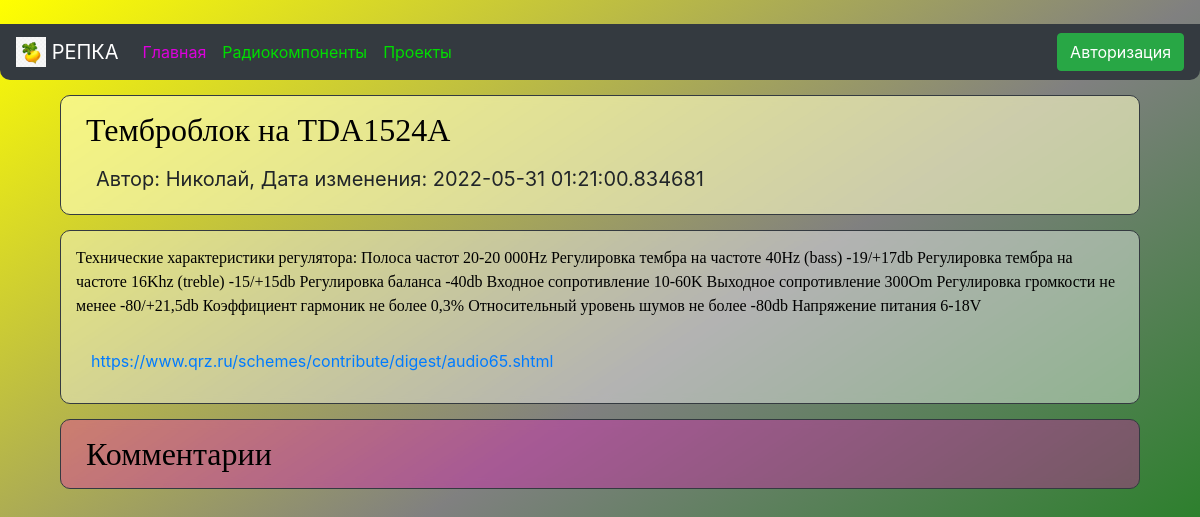
/project/6, run on the app's committed database.
### data/news.py (models this page shows)
class News(SqlAlchemyBase, SerializerMixin):
    __tablename__ = 'news'
    id = sqlalchemy.Column(sqlalchemy.Integer, primary_key=True, autoincrement=True)
    title = sqlalchemy.Column(sqlalchemy.String, nullable=True)
    content = sqlalchemy.Column(sqlalchemy.String, nullable=True)
    created_date = sqlalchemy.Column(sqlalchemy.DateTime, default=datetime.datetime.today())
    is_private = sqlalchemy.Column(sqlalchemy.Boolean, default=True)
    user_id = sqlalchemy.Column(sqlalchemy.Integer, sqlalchemy.ForeignKey("users.id"))
    about = sqlalchemy.Column(sqlalchemy.String, nullable=True)
    user = orm.relation('User')
    comments = orm.relation("Comment", back_populates="news")

### data/users.py (models this page shows, shortened)
class User(SqlAlchemyBase, UserMixin, SerializerMixin):
    __tablename__ = 'users'
    id = sqlalchemy.Column(sqlalchemy.Integer, primary_key=True, autoincrement=True)
    name = sqlalchemy.Column(sqlalchemy.String, nullable=True)
    about = sqlalchemy.Column(sqlalchemy.String, nullable=True)
    email = sqlalchemy.Column(sqlalchemy.String, index=True, unique=True, nullable=True)
    hashed_password = sqlalchemy.Column(sqlalchemy.String, nullable=True)
    created_date = sqlalchemy.Column(sqlalchemy.DateTime, default=datetime.datetime.now)
    news = orm.relation("News", back_populates='user')
    comments = orm.relation("Comment", back_populates="user")

### main.py (the view)
@app.route("/project/<int:id>", methods=['GET', 'POST'])
def project(id):
    form = CommentForm()
    db_sess = db_session.create_session()
    if form.validate_on_submit():
        comments = Comment(content=form.comment.data, news_id=id)
        current_user.comments.append(comments)
        db_sess.merge(current_user)
        db_sess.commit()
        return redirect(f'/project/{id}')
    if current_user.is_authenticated:
        news = db_sess.query(News).filter(
            News.id == id, News.user == current_user).first()
    else:
        news = db_sess.query(News).filter(
            News.id == id, News.is_private != True).first()
    if news is None:
        news = db_sess.query(News).filter(
            News.id == id, News.is_private != True).first()
    if news:
        comments = db_sess.query(Comment).filter((news.id == Comment.news_id))
        return render_template("project.html", news=news, comments=comments, form=form)
    return redirect("/projects")

### data/db_session.py (called while the page is built)
def create_session() -> Session:
    global __factory
    return __factory()

### templates/project.html (shortened to what this page needs)
﻿{% extends "base.html" %}
{% block content %}
<div class="border border-dark"
     style="padding: 10px; margin: 15px; border-radius: 10px; backdrop-filter: blur(5px); background: rgba(255, 255, 200, 0.6);">
    <div>
        <a style="font-size: 32px; padding: 15px"><font face="Comic Sans MS" color="#000000">{{news.title}}</font></a>
    </div>
    <div style="padding: 10px;">
        <a style="font-size: 20px; padding: 15px">Автор: {{news.user.name}}, Дата изменения: {{news.created_date}}</a>
    </div>
</div>
<div class="col-md6 border border-dark"
     style="padding: 15px; margin: 15px; border-radius: 10px; backdrop-filter: blur(5px); background: rgba(255, 255, 255, 0.4);">
    <p><font face="Comic Sans MS" color="#000000">{{news.content}}</font></p>
    <div style="padding: 15px"><a style="display: block;" href="{{ news.about }}">{{ news.about }}</a></div>
</div>
<div class="border border-dark"
     style="padding: 10px; margin: 15px; border-radius: 10px; backdrop-filter: blur(5px); background: rgba(255, 0, 200, 0.3);">
    <div>
        <a style="font-size: 32px; padding: 15px"><font face="Comic Sans MS" color="#000000">Комментарии</font></a>
    </div>
</div>
{% endblock %}

### data on the page
News: title "Темброблок на TDA1524A", created_date "2022-05-31 01:21:00.834681", content "Технические характеристики регулятора: Полоса частот 20-20 000Hz Регулировка тембра на частоте 40Hz (bass) -19/+17db Регулировка тембра на частоте 16Khz (treble) -15/+15db Регулировка баланса -40db Входное сопротивление 10-60K Выходное сопротивление 300Om Регулировка громкости не менее -80/+21,5db Коэффициент гармоник не более 0,3% Относительный уровень шумов не более -80db Напряжение питания 6-18V", about "https://www.qrz.ru/schemes/contribute/digest/audio65.shtml"
User: user.name "Николай"
